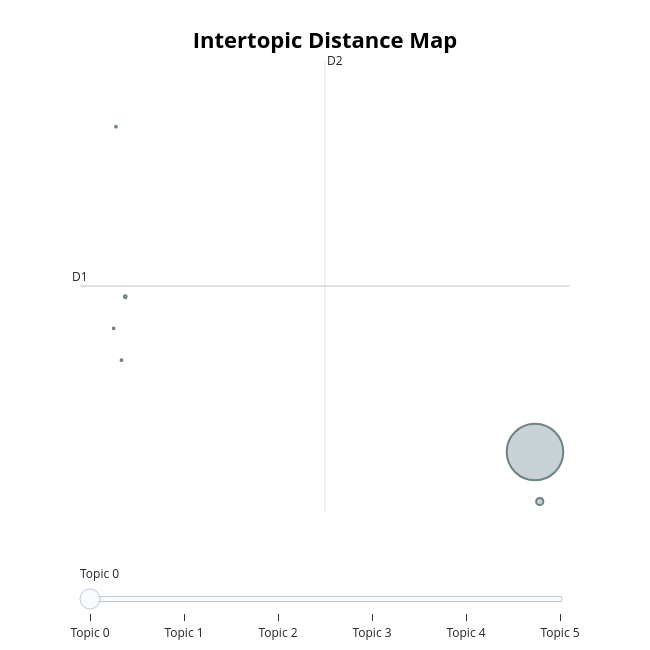

Here is the notebook cell this chart was saved with:
### Markdown cell above
#### Prepare the build-in visualizations of BERTopic for presentation in the exercise.
*Source:* https://deepwiki.com/MaartenGr/BERTopic/5-visualization

### Code cell
# Topic overview
topic_model.visualize_topics()

### Figure 1 — Plotly figure (JSON) as saved in the notebook; plotly's stock layout.template omitted (floating-point values rounded to 4 significant figures)
{"data": [{"customdata": [[0, "love | don | know | just | like", 56121], [1, "christmas | santa | merry | la | la la", 913], [2, "ang | sa | ko | na | ng", 139], [3, "je | le | tu | ich | les", 57], [4, "hai | mein | ke | dil | ki", 57], [5, "ni | wo | wa | ga | mo", 52]], "hovertemplate": "<b>Topic %{customdata[0]}</b><br>%{customdata[1]}<br>Size: %{customdata[2]}", "legendgroup": "", "marker": {"color": "#B0BEC5", "line": {"color": "DarkSlateGrey", "width": 2}, "size": [56121, 913, 139, 57, 57, 52], "sizemode": "area", "sizeref": 35.08, "symbol": "circle"}, "mode": "markers", "name": "", "orientation": "v", "showlegend": false, "type": "scatter", "x": [16.58, 16.98, -17.91, -18.7, -18.23, -18.89], "xaxis": "x", "y": [0.9648, 0.5653, 2.219, 3.593, 1.707, 1.964], "yaxis": "y"}], "layout": {"annotations": [{"showarrow": false, "text": "D1", "x": -21.72, "y": 2.306, "yshift": 10}, {"showarrow": false, "text": "D2", "x": -1.101, "xshift": 10, "y": 4.131}], "height": 650, "hoverlabel": {"bgcolor": "white", "font": {"family": "Rockwell", "size": 16}}, "legend": {"itemsizing": "constant", "tracegroupgap": 0}, "margin": {"t": 60}, "shapes": [{"line": {"color": "#CFD8DC", "width": 2}, "type": "line", "x0": -1.101, "x1": -1.101, "y0": 0.4805, "y1": 4.131}, {"line": {"color": "#9E9E9E", "width": 2}, "type": "line", "x0": -21.72, "x1": 19.52, "y0": 2.306, "y1": 2.306}], "sliders": [{"active": 0, "pad": {"t": 50}, "steps": [{"args": [{"marker.color": [["red", "#B0BEC5", "#B0BEC5", "#B0BEC5", "#B0BEC5", "#B0BEC5"]]}], "label": "Topic 0", "method": "update"}, {"args": [{"marker.color": [["#B0BEC5", "red", "#B0BEC5", "#B0BEC5", "#B0BEC5", "#B0BEC5"]]}], "label": "Topic 1", "method": "update"}, {"args": [{"marker.color": [["#B0BEC5", "#B0BEC5", "red", "#B0BEC5", "#B0BEC5", "#B0BEC5"]]}], "label": "Topic 2", "method": "update"}, {"args": [{"marker.color": [["#B0BEC5", "#B0BEC5", "#B0BEC5", "red", "#B0BEC5", "#B0BEC5"]]}], "label": "Topic 3", "method": "update"}, {"args": [{"marker.color": [["#B0BEC5", "#B0BEC5", "#B0BEC5", "#B0BEC5", "red", "#B0BEC5"]]}], "label": "Topic 4", "method": "update"}, {"args": [{"marker.color": [["#B0BEC5", "#B0BEC5", "#B0BEC5", "#B0BEC5", "#B0BEC5", "red"]]}], "label": "Topic 5", "method": "update"}]}], "title": {"font": {"color": "Black", "size": 22}, "text": "<b>Intertopic Distance Map</b>", "x": 0.5, "xanchor": "center", "y": 0.95, "yanchor": "top"}, "width": 650, "xaxis": {"anchor": "y", "domain": [0, 1], "range": [-21.72, 19.52], "title": {"text": ""}, "visible": false}, "yaxis": {"anchor": "x", "domain": [0, 1], "range": [0.4805, 4.131], "title": {"text": ""}, "visible": false}}}
